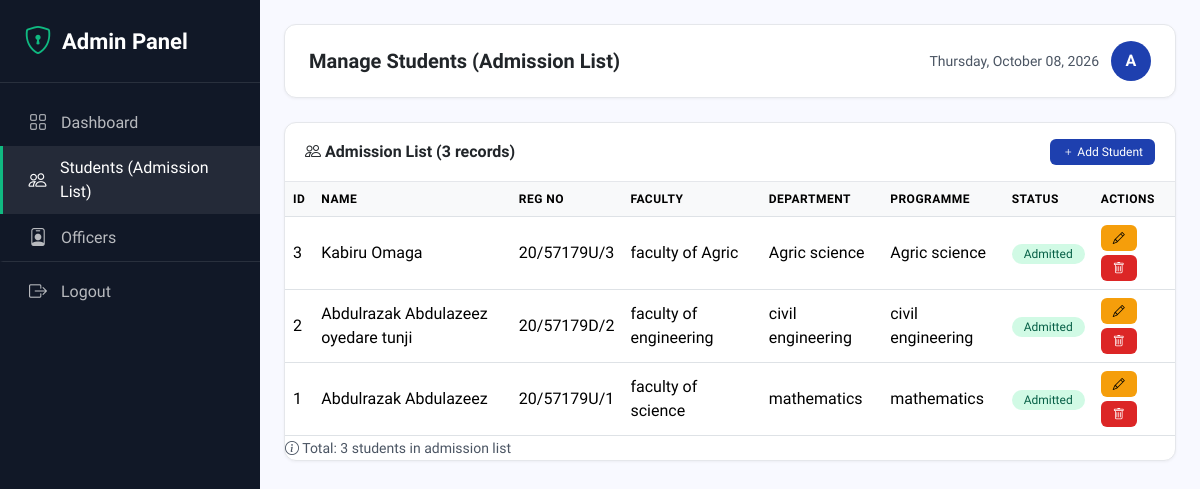
The app's page /admin/students.php (signed in) with its own data.
### tables this page shows
CREATE TABLE `admission_list` (
  `id` int(11) NOT NULL,
  `fullname` varchar(255) DEFAULT NULL,
  `reg_number` varchar(50) DEFAULT NULL,
  `faculty_id` int(11) DEFAULT NULL,
  `faculty_name` varchar(255) DEFAULT NULL,
  `department` varchar(255) DEFAULT NULL,
  `programme` varchar(255) DEFAULT NULL,
  `degree_awarded` varchar(255) DEFAULT NULL,
  `status` varchar(20) DEFAULT 'admitted'
);

### admin/students.php (the view, shortened to what this page needs)
<?php
include '../includes/config.php';
$students = mysqli_query($conn, "SELECT * FROM admission_list ORDER BY id DESC");
$edit_student = null;
?>
<!DOCTYPE html>
<html lang="en">
<head>
    <link href="https://cdn.jsdelivr.net/npm/bootstrap@5.3.2/dist/css/bootstrap.min.css" rel="stylesheet">
    <link rel="stylesheet" href="https://cdn.jsdelivr.net/npm/bootstrap-icons@1.11.3/font/bootstrap-icons.min.css">
</head>
<body>
<div class="sidebar">
    <div class="brand"><i class="bi bi-shield-lock"></i> Admin Panel</div>
    <a href="dashboard.php" class="nav-link"><i class="bi bi-grid"></i> Dashboard</a>
    <a href="students.php" class="nav-link active"><i class="bi bi-people"></i> Students (Admission List)</a>
    <a href="officers.php" class="nav-link"><i class="bi bi-person-badge"></i> Officers</a>
    <a href="logout.php" class="nav-link" style="margin-top:auto;border-top:1px solid rgba(255,255,255,0.1);padding-top:16px;"><i class="bi bi-box-arrow-right"></i> Logout</a>
</div>
<div class="main-content">
    <div class="top-bar">
        <h5 class="mb-0 fw-bold" style="font-family:'Hanken Grotesk',sans-serif;">Manage Students (Admission List)</h5>
        <div class="user">
            <span class="text-muted small" style="font-family:'Hanken Grotesk',sans-serif;"><?php echo date('l, F d, Y'); ?></span>
            <div class="avatar"><?php echo substr($_SESSION['admin_name'], 0, 1); ?></div>
        </div>
    </div>
    <?php if(isset($_GET['action']) && $_GET['action'] == 'add' || isset($_GET['edit'])): ?>
    <div class="card-custom mb-4">
        <div class="card-header">
            <?php echo isset($_GET['edit']) ? 'Edit Student Record' : 'Add New Student to Admission List'; ?>
            <a href="students.php" class="btn btn-secondary btn-sm float-end">Back</a>
        </div>
        <div class="card-body">
            <div class="alert alert-info">
                <i class="bi bi-info-circle"></i>
                <strong>Note:</strong> Students added here will appear in the Admission List. Students can register themselves using the student registration page.
            </div>
            <?php if(!isset($_GET['edit'])): ?>
            <div class="csv-import-box mb-4">
                <i class="bi bi-file-earmark-spreadsheet icon"></i>
                <h6 class="mt-3" style="font-family:'Hanken Grotesk',sans-serif;">Or Import Multiple Students via CSV</h6>
                <p class="text-muted small" style="font-family:'Hanken Grotesk',sans-serif;">
                    Upload a CSV file to import multiple students into the admission list at once.
                </p>
                <div class="row justify-content-center">
                    <div class="col-md-8">
                        <form method="POST" enctype="multipart/form-data" class="row g-2 align-items-center" onsubmit="return confirmCSVImport()">
                            <div class="col-md-8">
                                <input type="file" name="csv_file" class="form-control form-control-sm" accept=".csv" required>
                            </div>
                            <div class="col-md-4">
                                <button type="submit" name="import_csv" class="btn btn-success btn-sm w-100">
                                    <i class="bi bi-upload"></i> Import CSV
                                </button>
                            </div>
                        </form>
                    </div>
                </div>
                <div class="mt-3">
                    <button type="button" class="btn btn-outline-secondary btn-sm" onclick="downloadCSVTemplate()">
                        <i class="bi bi-download"></i> Download CSV Template
                    </button>
                    <small class="text-muted d-block mt-2" style="font-family:'Hanken Grotesk',sans-serif;">
                        <i class="bi bi-info-circle"></i>
                        Required columns: fullname, reg_number, faculty_name, department, programme, degree_awarded
                    </small>
                </div>
            </div>
            <?php endif; ?>
            <form method="POST" id="studentForm">
                <?php if(isset($_GET['edit'])): ?>
                    <input type="hidden" name="id" value="<?php echo $edit_student['id']; ?>">
                <?php endif; ?>
                <div class="row g-3">
                    <div class="col-md-6">
                        <label class="form-label fw-semibold">Full Name <span class="text-danger">*</span></label>
                        <input type="text" name="fullname" class="form-control" value="<?php echo $edit_student['fullname'] ?? ''; ?>" required>
                    </div>
                    <div class="col-md-6">
                        <label class="form-label fw-semibold">Registration Number <span class="text-danger">*</span></label>
                        <input type="text" name="reg_number" class="form-control" value="<?php echo $edit_student['reg_number'] ?? ''; ?>" required>
                    </div>
                    <div class="col-md-6">
                        <label class="form-label fw-semibold">Faculty <span class="text-danger">*</span></label>
                        <select name="faculty_id" class="form-select" id="facultySelect" required>
                            <option value="">Select Faculty</option>
                            <?php
                            $faculties_result = mysqli_query($conn, "SELECT id, faculty_name FROM faculties ORDER BY faculty_name ASC");
                            while($faculty = mysqli_fetch_assoc($faculties_result)):
                                $selected = '';
                                if(isset($edit_student) && $edit_student['faculty_id'] == $faculty['id']){
                                    $selected = 'selected';
                                }
                            ?>
                                <option value="<?php echo $faculty['id']; ?>" <?php echo $selected; ?>><?php echo htmlspecialchars($faculty['faculty_name']); ?></option>
                            <?php endwhile; ?>
                        </select>
                        <small class="text-muted" id="facultyHelp">Select a faculty</small>
                    </div>
                    <div class="col-md-6">
                        <label class="form-label fw-semibold">Faculty Name <span class="text-danger">*</span></label>
                        <input type="text" name="faculty_name" id="facultyNameInput" class="form-control" value="<?php echo $edit_student['faculty_name'] ?? ''; ?>" required readonly>
                        <small class="text-muted">Auto-filled from faculty selection</small>
                    </div>
                    <div class="col-md-6">
                        <label class="form-label fw-semibold">Department <span class="text-danger">*</span></label>
                        <select name="department" id="departmentSelect" class="form-select" required>
                            <option value="">Select Department</option>
                            <?php
                            if(isset($edit_student) && !empty($edit_student['department'])){
                                echo '<option value="' . htmlspecialchars($edit_student['department']) . '" selected>' . htmlspecialchars($edit_student['department']) . '</option>';
                            }
                            ?>
                        </select>
                        <small class="text-muted" id="departmentHelp">Select a faculty first to load departments</small>
                    </div>
                    <div class="col-md-6">
                        <label class="form-label fw-semibold">Programme</label>
                        <input type="text" name="programme" class="form-control" value="<?php echo $edit_student['programme'] ?? ''; ?>">
                    </div>
                    <div class="col-md-6">
                        <label class="form-label fw-semibold">Degree Awarded</label>
                        <input type="text" name="degree_awarded" class="form-control" value="<?php echo $edit_student['degree_awarded'] ?? ''; ?>">
                    </div>
                    <div class="col-md-6">
                        <label class="form-label fw-semibold">Status</label>
                        <select name="status" class="form-select">
                            <option value="admitted" <?php echo (isset($edit_student) && $edit_student['status'] == 'admitted') ? 'selected' : ''; ?>>Admitted</option>
                            <option value="pending" <?php echo (isset($edit_student) && $edit_student['status'] == 'pending') ? 'selected' : ''; ?>>Pending</option>
                            <option value="registered" <?php echo (isset($edit_student) && $edit_student['status'] == 'registered') ? 'selected' : ''; ?>>Registered</option>
                        </select>
                    </div>
                </div>
                <button type="submit" name="save_student" class="btn btn-primary mt-3">
                    <i class="bi bi-check2"></i> <?php echo isset($_GET['edit']) ? 'Update Record' : 'Add to Admission List'; ?>
                </button>
                <a href="students.php" class="btn btn-secondary mt-3">Cancel</a>
            </form>
        </div>
    </div>
    <?php else: ?>
    <div class="card-custom">
        <div class="card-header d-flex justify-content-between align-items-center flex-wrap gap-2">
            <span style="font-family:'Hanken Grotesk',sans-serif;"><i class="bi bi-people"></i> Admission List (<?php echo mysqli_num_rows($students); ?> records)</span>
            <div>
                <a href="students.php?action=add" class="btn btn-primary btn-sm"><i class="bi bi-plus"></i> Add Student</a>
            </div>
        </div>
        <div class="card-body p-0">
            <div class="table-responsive">
                <table class="table table-hover mb-0">
                    <thead>
                        <tr>
                            <th>ID</th>
                            <th>Name</th>
                            <th>Reg No</th>
                            <th>Faculty</th>
                            <th>Department</th>
                            <th>Programme</th>
                            <th>Status</th>
                            <th>Actions</th>
                        </tr>
                    </thead>
                    <tbody>
                        <?php if(mysqli_num_rows($students) > 0): ?>
                            <?php while($row = mysqli_fetch_assoc($students)): ?>
                            <tr>
                                <td><?php echo $row['id']; ?></td>
                                <td><?php echo htmlspecialchars($row['fullname']); ?></td>
                                <td><?php echo htmlspecialchars($row['reg_number']); ?></td>
                                <td><?php echo htmlspecialchars($row['faculty_name']); ?></td>
                                <td><?php echo htmlspecialchars($row['department']); ?></td>
                                <td><?php echo htmlspecialchars($row['programme']); ?></td>
                                <td>
                                    <span class="status-badge <?php echo $row['status']; ?>">
                                        <?php echo ucfirst($row['status']); ?>
                                    </span>
                                </td>
                                <td>
                                    <div class="action-buttons">
                                        <a href="students.php?edit=<?php echo $row['id']; ?>" class="btn btn-warning btn-sm" title="Edit">
                                            <i class="bi bi-pencil"></i>
                                        </a>
                                        <a href="javascript:void(0)" onclick="confirmDelete(<?php echo $row['id']; ?>)" class="btn btn-danger btn-sm" title="Delete">
                                            <i class="bi bi-trash"></i>
                                        </a>
                                    </div>
                                </td>
                            </tr>
                            <?php endwhile; ?>
                        <?php else: ?>
                            <tr><td colspan="8" class="text-center text-muted py-4" style="font-family:'Hanken Grotesk',sans-serif;">No students found in admission list</td></tr>
                        <?php endif; ?>
                    </tbody>
                </table>
            </div>
        </div>
        <div class="card-footer bg-transparent">
            <small class="text-muted" style="font-family:'Hanken Grotesk',sans-serif;">
                <i class="bi bi-info-circle"></i>
                Total: <?php echo mysqli_num_rows($students); ?> students in admission list
            </small>
        </div>
    </div>
    <?php endif; ?>
</div>
</body>
</html>

### admin/students.php (style rules this page uses)
:root { --sidebar-width:260px;--primary:#1e40af;--primary-dark:#1e3a8a;--bg:#f8f9ff; }
* { box-sizing:border-box; }
body { font-family:'Hanken Grotesk',sans-serif;background:var(--bg); }
.sidebar { position:fixed;left:0;top:0;height:100vh;width:var(--sidebar-width);background:#111827;color:#fff;padding:20px 0;overflow-y:auto;z-index:1000; }
.sidebar .brand { font-size:22px;font-weight:700;padding:0 24px 20px;border-bottom:1px solid rgba(255,255,255,0.1);margin-bottom:16px;display:flex;align-items:center;gap:10px;font-family:'Hanken Grotesk',sans-serif; }
.sidebar .brand i { font-size:28px;color:#10b981; }
.sidebar .nav-link { color:rgba(255,255,255,0.7);padding:10px 24px;display:flex;align-items:center;gap:12px;text-decoration:none;transition:0.2s;border-left:3px solid transparent;font-family:'Hanken Grotesk',sans-serif; }
.sidebar .nav-link.active { background:rgba(255,255,255,0.08);color:#fff;border-left-color:#10b981; }
.sidebar .nav-link i { width:22px;text-align:center;font-size:18px; }
.main-content { margin-left:var(--sidebar-width);padding:24px; }
.top-bar { background:#fff;padding:16px 24px;border-radius:12px;margin-bottom:24px;display:flex;justify-content:space-between;align-items:center;box-shadow:0 1px 3px rgba(0,0,0,0.05);border:1px solid #e5e7eb; }
.top-bar .user { display:flex;align-items:center;gap:12px;font-family:'Hanken Grotesk',sans-serif; }
.top-bar .user .avatar { width:40px;height:40px;border-radius:50%;background:var(--primary);color:#fff;display:flex;align-items:center;justify-content:center;font-weight:600; }
.card-custom { background:#fff;border-radius:12px;border:1px solid #e5e7eb;box-shadow:0 1px 3px rgba(0,0,0,0.05); }
.card-custom .card-header { background:transparent;border-bottom:1px solid #e5e7eb;padding:16px 20px;font-weight:600;font-family:'Hanken Grotesk',sans-serif; }
.card-custom .card-body { padding:20px; }
.btn-primary { background:var(--primary);border:none;font-family:'Hanken Grotesk',sans-serif;transition:all 0.15s ease; }
.btn-warning { background:#f59e0b;border:none;font-family:'Hanken Grotesk',sans-serif;transition:all 0.15s ease;color:#000; }
.btn-danger { background:#dc2626;border:none;font-family:'Hanken Grotesk',sans-serif;transition:all 0.15s ease; }
.btn-sm { padding:4px 12px;font-size:12px;border-radius:6px; }
.table th { background:#f8f9fa;font-weight:600;font-size:12px;text-transform:uppercase;letter-spacing:0.5px;font-family:'Hanken Grotesk',sans-serif; }
.table td { vertical-align:middle;font-family:'Hanken Grotesk',sans-serif; }
.status-badge { padding:3px 12px;border-radius:20px;font-size:12px;font-weight:500;font-family:'Hanken Grotesk',sans-serif; }
.status-badge.admitted { background:#d1fae5;color:#065f46; }
.action-buttons { display:flex;gap:4px;flex-wrap:wrap; }
.text-muted { color:#4b5563 !important;font-family:'Hanken Grotesk',sans-serif; }

### records on screen
admission_list: id "3", fullname "Kabiru Omaga", reg_number "20/57179U/3", faculty_name "faculty of Agric", department "Agric science", programme "Agric science", status "Admitted"
admission_list: id "2", fullname "Abdulrazak Abdulazeez oyedare tunji", reg_number "20/57179D/2", faculty_name "faculty of engineering", department "civil engineering", programme "civil engineering", status "Admitted"
admission_list: id "1", fullname "Abdulrazak Abdulazeez", reg_number "20/57179U/1", faculty_name "faculty of science", department "mathematics", programme "mathematics", status "Admitted"

### other values on screen
substr($_SESSION['admin_name'], 0, 1) "A"
mysqli_num_rows($students) "3"
